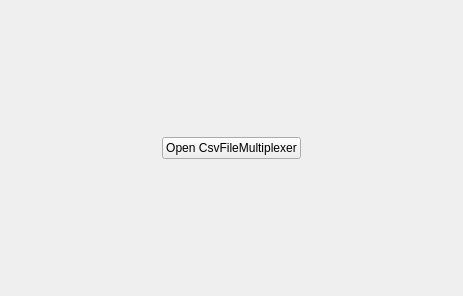
<?xml version="1.0" encoding="UTF-8"?>
<ui version="4.0">
 <class>MainWindow</class>
 <widget class="QMainWindow" name="MainWindow">
  <property name="geometry">
   <rect>
    <x>0</x>
    <y>0</y>
    <width>463</width>
    <height>296</height>
   </rect>
  </property>
  <property name="windowTitle">
   <string>Test CsvFileMultiplexer Dialog</string>
  </property>
  <widget class="QWidget" name="centralwidget">
   <layout class="QVBoxLayout" name="verticalLayout">
    <item>
     <spacer name="verticalSpacer">
      <property name="orientation">
       <enum>Qt::Vertical</enum>
      </property>
      <property name="sizeHint" stdset="0">
       <size>
        <width>20</width>
        <height>117</height>
       </size>
      </property>
     </spacer>
    </item>
    <item>
     <layout class="QHBoxLayout" name="horizontalLayout">
      <item>
       <spacer name="horizontalSpacer">
        <property name="orientation">
         <enum>Qt::Horizontal</enum>
        </property>
        <property name="sizeHint" stdset="0">
         <size>
          <width>40</width>
          <height>20</height>
         </size>
        </property>
       </spacer>
      </item>
      <item>
       <widget class="QPushButton" name="testBtn">
        <property name="text">
         <string>Open CsvFileMultiplexer</string>
        </property>
       </widget>
      </item>
      <item>
       <spacer name="horizontalSpacer_2">
        <property name="orientation">
         <enum>Qt::Horizontal</enum>
        </property>
        <property name="sizeHint" stdset="0">
         <size>
          <width>40</width>
          <height>20</height>
         </size>
        </property>
       </spacer>
      </item>
     </layout>
    </item>
    <item>
     <spacer name="verticalSpacer_2">
      <property name="orientation">
       <enum>Qt::Vertical</enum>
      </property>
      <property name="sizeHint" stdset="0">
       <size>
        <width>20</width>
        <height>116</height>
       </size>
      </property>
     </spacer>
    </item>
   </layout>
  </widget>
 </widget>
 <resources/>
 <connections>
  <connection>
   <sender>testBtn</sender>
   <signal>clicked()</signal>
   <receiver>MainWindow</receiver>
   <slot>testCSVFileLoader()</slot>
   <hints>
    <hint type="sourcelabel">
     <x>231</x>
     <y>148</y>
    </hint>
    <hint type="destinationlabel">
     <x>231</x>
     <y>147</y>
    </hint>
   </hints>
  </connection>
 </connections>
 <slots>
  <slot>testCSVFileLoader()</slot>
 </slots>
</ui>
